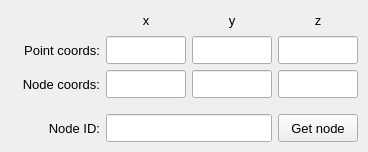
        <widget class="QWidget" name="tab_advanced_search">
         <attribute name="title">
          <string>Advanced search</string>
         </attribute>
         <layout class="QGridLayout" name="gridLayout_11">
          <property name="leftMargin">
           <number>4</number>
          </property>
          <property name="topMargin">
           <number>4</number>
          </property>
          <property name="rightMargin">
           <number>4</number>
          </property>
          <property name="bottomMargin">
           <number>4</number>
          </property>
          <property name="spacing">
           <number>4</number>
          </property>
          <item row="1" column="0">
           <widget class="QFrame" name="frame_7">
            <property name="frameShape">
             <enum>QFrame::NoFrame</enum>
            </property>
            <property name="frameShadow">
             <enum>QFrame::Raised</enum>
            </property>
            <layout class="QGridLayout" name="gridLayout_15">
             <property name="leftMargin">
              <number>6</number>
             </property>
             <property name="topMargin">
              <number>6</number>
             </property>
             <property name="rightMargin">
              <number>6</number>
             </property>
             <property name="bottomMargin">
              <number>6</number>
             </property>
             <property name="spacing">
              <number>6</number>
             </property>
             <item row="0" column="0">
              <widget class="QLabel" name="label_8">
               <property name="minimumSize">
                <size>
                 <width>90</width>
                 <height>28</height>
                </size>
               </property>
               <property name="maximumSize">
                <size>
                 <width>90</width>
                 <height>28</height>
                </size>
               </property>
               <property name="font">
                <font>
                 <family>MS Shell Dlg 2</family>
                 <pointsize>10</pointsize>
                 <weight>50</weight>
                 <italic>false</italic>
                 <bold>false</bold>
                </font>
               </property>
               <property name="text">
                <string>Node ID:</string>
               </property>
               <property name="alignment">
                <set>Qt::AlignRight|Qt::AlignTrailing|Qt::AlignVCenter</set>
               </property>
              </widget>
             </item>
             <item row="0" column="1">
              <widget class="QLineEdit" name="lineEdit_nearest_node_id">
               <property name="minimumSize">
                <size>
                 <width>0</width>
                 <height>28</height>
                </size>
               </property>
               <property name="maximumSize">
                <size>
                 <width>300</width>
                 <height>28</height>
                </size>
               </property>
               <property name="font">
                <font>
                 <family>MS Shell Dlg 2</family>
                 <pointsize>10</pointsize>
                 <weight>50</weight>
                 <italic>false</italic>
                 <bold>false</bold>
                </font>
               </property>
               <property name="focusPolicy">
                <enum>Qt::ClickFocus</enum>
               </property>
               <property name="styleSheet">
                <string notr="true"/>
               </property>
               <property name="alignment">
                <set>Qt::AlignCenter</set>
               </property>
              </widget>
             </item>
             <item row="0" column="2">
              <widget class="QPushButton" name="pushButton_get_nearest_node">
               <property name="minimumSize">
                <size>
                 <width>80</width>
                 <height>28</height>
                </size>
               </property>
               <property name="maximumSize">
                <size>
                 <width>80</width>
                 <height>28</height>
                </size>
               </property>
               <property name="font">
                <font>
                 <family>MS Shell Dlg 2</family>
                 <pointsize>10</pointsize>
                 <weight>50</weight>
                 <italic>false</italic>
                 <bold>false</bold>
                </font>
               </property>
               <property name="toolTip">
                <string>&lt;html&gt;&lt;head/&gt;&lt;body&gt;&lt;p&gt;Get the nearest Node ID&lt;/p&gt;&lt;/body&gt;&lt;/html&gt;</string>
               </property>
               <property name="styleSheet">
                <string notr="true"/>
               </property>
               <property name="text">
                <string>Get node</string>
               </property>
              </widget>
             </item>
            </layout>
           </widget>
          </item>
          <item row="0" column="0">
           <widget class="QFrame" name="frame_5">
            <property name="frameShape">
             <enum>QFrame::NoFrame</enum>
            </property>
            <property name="frameShadow">
             <enum>QFrame::Raised</enum>
            </property>
            <layout class="QGridLayout" name="gridLayout_10">
             <property name="leftMargin">
              <number>6</number>
             </property>
             <property name="topMargin">
              <number>6</number>
             </property>
             <property name="rightMargin">
              <number>6</number>
             </property>
             <property name="bottomMargin">
              <number>6</number>
             </property>
             <item row="0" column="1">
              <widget class="QLabel" name="label_5">
               <property name="minimumSize">
                <size>
                 <width>0</width>
                 <height>20</height>
                </size>
               </property>
               <property name="maximumSize">
                <size>
                 <width>100</width>
                 <height>28</height>
                </size>
               </property>
               <property name="font">
                <font>
                 <family>MS Shell Dlg 2</family>
                 <pointsize>10</pointsize>
                 <weight>50</weight>
                 <italic>false</italic>
                 <bold>false</bold>
                </font>
               </property>
               <property name="text">
                <string>x</string>
               </property>
               <property name="alignment">
                <set>Qt::AlignCenter</set>
               </property>
              </widget>
             </item>
             <item row="0" column="2">
              <widget class="QLabel" name="label_6">
               <property name="minimumSize">
                <size>
                 <width>0</width>
                 <height>20</height>
                </size>
               </property>
               <property name="maximumSize">
                <size>
                 <width>100</width>
                 <height>28</height>
                </size>
               </property>
               <property name="font">
                <font>
                 <family>MS Shell Dlg 2</family>
                 <pointsize>10</pointsize>
                 <weight>50</weight>
                 <italic>false</italic>
                 <bold>false</bold>
                </font>
               </property>
               <property name="text">
                <string>y</string>
               </property>
               <property name="alignment">
                <set>Qt::AlignCenter</set>
               </property>
              </widget>
             </item>
             <item row="0" column="3">
              <widget class="QLabel" name="label_7">
               <property name="minimumSize">
                <size>
                 <width>0</width>
                 <height>20</height>
                </size>
               </property>
               <property name="maximumSize">
                <size>
                 <width>100</width>
                 <height>28</height>
                </size>
               </property>
               <property name="font">
                <font>
                 <family>MS Shell Dlg 2</family>
                 <pointsize>10</pointsize>
                 <weight>50</weight>
                 <italic>false</italic>
                 <bold>false</bold>
                </font>
               </property>
               <property name="text">
                <string>z</string>
               </property>
               <property name="alignment">
                <set>Qt::AlignCenter</set>
               </property>
              </widget>
             </item>
             <item row="1" column="1">
              <widget class="QLineEdit" name="lineEdit_point_coord_x">
               <property name="minimumSize">
                <size>
                 <width>80</width>
                 <height>24</height>
                </size>
               </property>
               <property name="maximumSize">
                <size>
                 <width>80</width>
                 <height>28</height>
                </size>
               </property>
               <property name="font">
                <font>
                 <pointsize>10</pointsize>
                </font>
               </property>
               <property name="alignment">
                <set>Qt::AlignCenter</set>
               </property>
              </widget>
             </item>
             <item row="1" column="2">
              <widget class="QLineEdit" name="lineEdit_point_coord_y">
               <property name="minimumSize">
                <size>
                 <width>80</width>
                 <height>24</height>
                </size>
               </property>
               <property name="maximumSize">
                <size>
                 <width>80</width>
                 <height>28</height>
                </size>
               </property>
               <property name="font">
                <font>
                 <pointsize>10</pointsize>
                </font>
               </property>
               <property name="alignment">
                <set>Qt::AlignCenter</set>
               </property>
              </widget>
             </item>
             <item row="1" column="3">
              <widget class="QLineEdit" name="lineEdit_point_coord_z">
               <property name="minimumSize">
                <size>
                 <width>80</width>
                 <height>24</height>
                </size>
               </property>
               <property name="maximumSize">
                <size>
                 <width>80</width>
                 <height>28</height>
                </size>
               </property>
               <property name="font">
                <font>
                 <pointsize>10</pointsize>
                </font>
               </property>
               <property name="alignment">
                <set>Qt::AlignCenter</set>
               </property>
              </widget>
             </item>
             <item row="2" column="0">
              <widget class="QLabel" name="label_9">
               <property name="minimumSize">
                <size>
                 <width>90</width>
                 <height>28</height>
                </size>
               </property>
               <property name="maximumSize">
                <size>
                 <width>90</width>
                 <height>28</height>
                </size>
               </property>
               <property name="font">
                <font>
                 <family>MS Shell Dlg 2</family>
                 <pointsize>10</pointsize>
                 <weight>50</weight>
                 <italic>false</italic>
                 <bold>false</bold>
                </font>
               </property>
               <property name="text">
                <string>Node coords:</string>
               </property>
               <property name="alignment">
                <set>Qt::AlignRight|Qt::AlignTrailing|Qt::AlignVCenter</set>
               </property>
              </widget>
             </item>
             <item row="2" column="1">
              <widget class="QLineEdit" name="lineEdit_node_coord_x">
               <property name="minimumSize">
                <size>
                 <width>80</width>
                 <height>24</height>
                </size>
               </property>
               <property name="maximumSize">
                <size>
                 <width>80</width>
                 <height>28</height>
                </size>
               </property>
               <property name="font">
                <font>
                 <pointsize>10</pointsize>
                </font>
               </property>
               <property name="alignment">
                <set>Qt::AlignCenter</set>
               </property>
              </widget>
             </item>
             <item row="2" column="2">
              <widget class="QLineEdit" name="lineEdit_node_coord_y">
               <property name="minimumSize">
                <size>
                 <width>80</width>
                 <height>24</height>
                </size>
               </property>
               <property name="maximumSize">
                <size>
                 <width>80</width>
                 <height>28</height>
                </size>
               </property>
               <property name="font">
                <font>
                 <pointsize>10</pointsize>
                </font>
               </property>
               <property name="alignment">
                <set>Qt::AlignCenter</set>
               </property>
              </widget>
             </item>
             <item row="2" column="3">
              <widget class="QLineEdit" name="lineEdit_node_coord_z">
               <property name="minimumSize">
                <size>
                 <width>80</width>
                 <height>24</height>
                </size>
               </property>
               <property name="maximumSize">
                <size>
                 <width>80</width>
                 <height>28</height>
                </size>
               </property>
               <property name="font">
                <font>
                 <pointsize>10</pointsize>
                </font>
               </property>
               <property name="alignment">
                <set>Qt::AlignCenter</set>
               </property>
              </widget>
             </item>
             <item row="1" column="0">
              <widget class="QLabel" name="label_3">
               <property name="minimumSize">
                <size>
                 <width>90</width>
                 <height>28</height>
                </size>
               </property>
               <property name="maximumSize">
                <size>
                 <width>90</width>
                 <height>28</height>
                </size>
               </property>
               <property name="font">
                <font>
                 <family>MS Shell Dlg 2</family>
                 <pointsize>10</pointsize>
                 <weight>50</weight>
                 <italic>false</italic>
                 <bold>false</bold>
                </font>
               </property>
               <property name="text">
                <string>Point coords:</string>
               </property>
               <property name="alignment">
                <set>Qt::AlignRight|Qt::AlignTrailing|Qt::AlignVCenter</set>
               </property>
              </widget>
             </item>
            </layout>
           </widget>
          </item>
         </layout>
        </widget>
